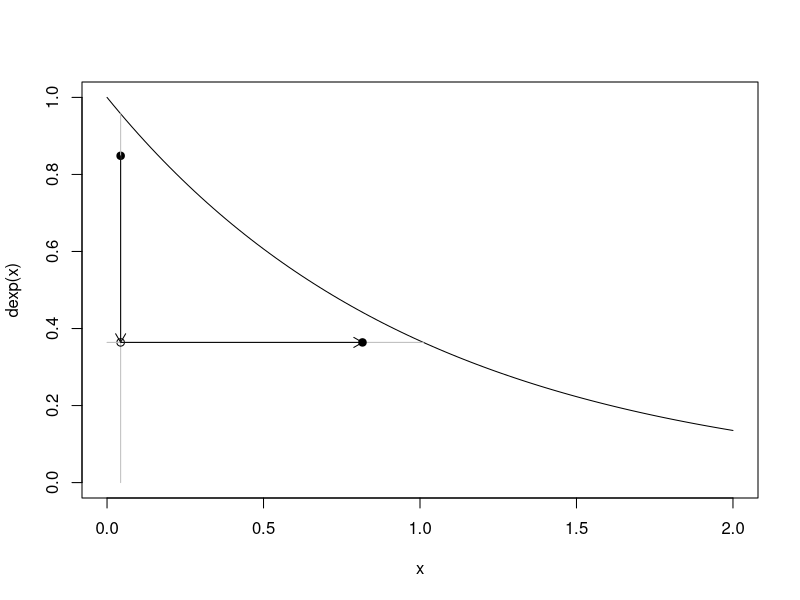
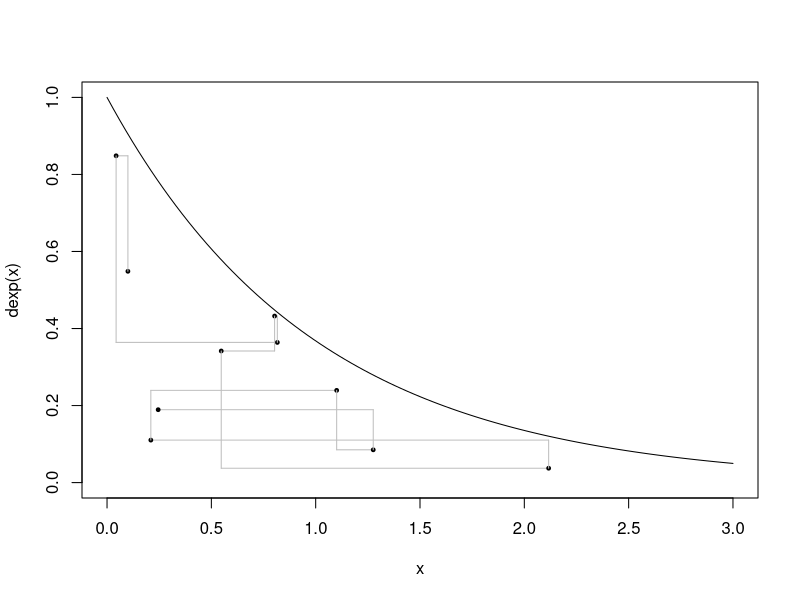
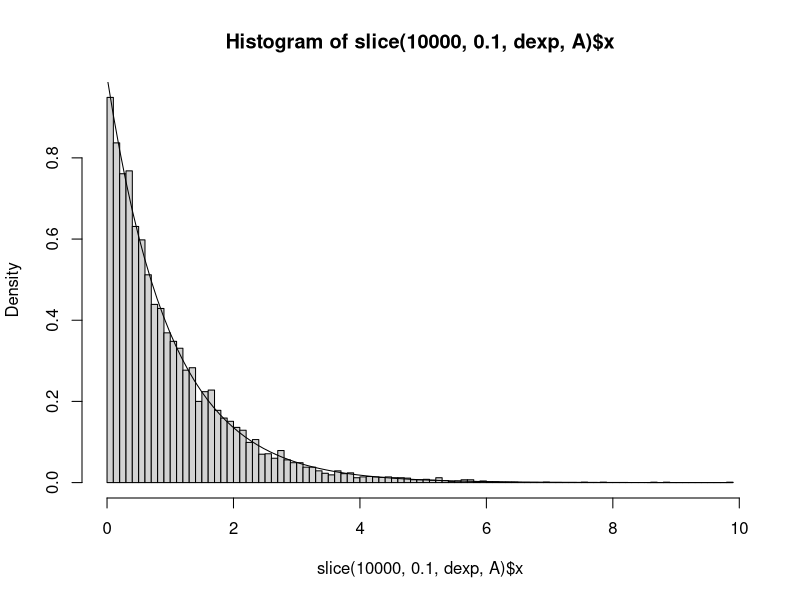
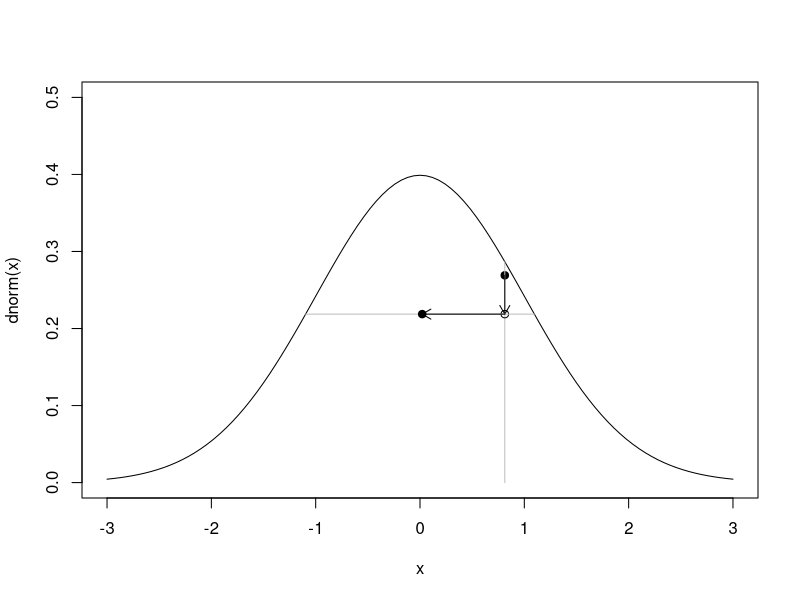
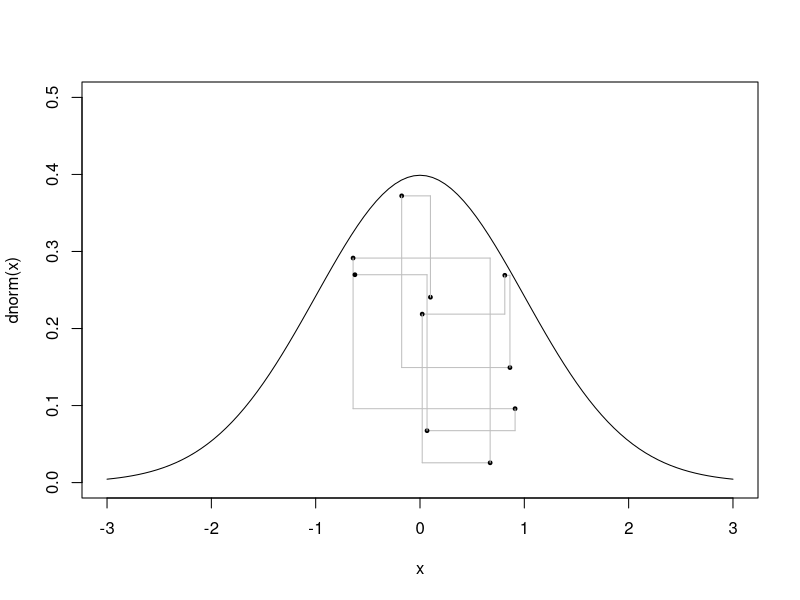
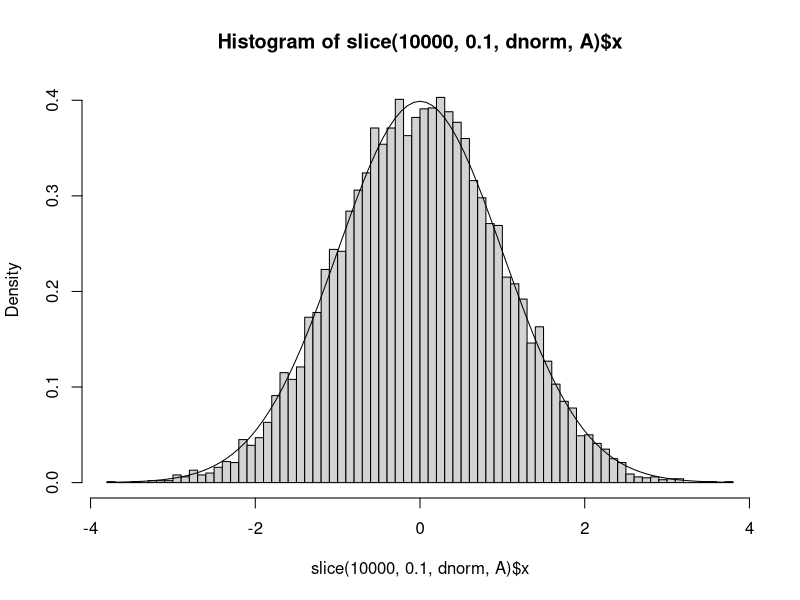
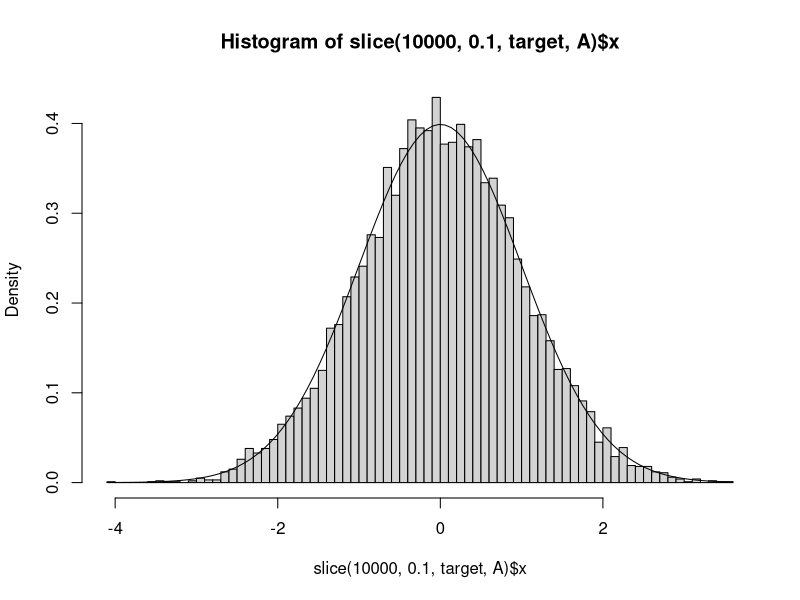
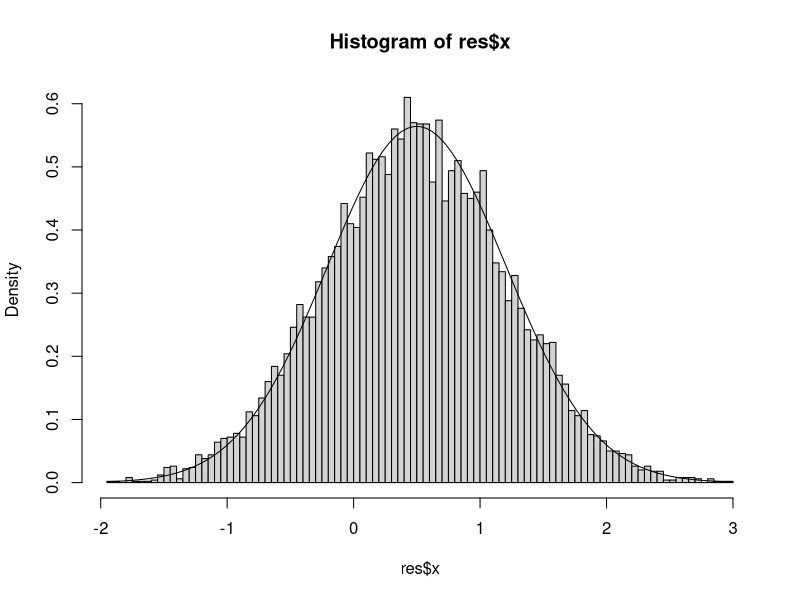

R code for these plots, in order:
## ---- chunk 1
# Slice sampler
slice = function(n,init_x,target,A) {
  u = x = rep(NA,n)
  x[1] = init_x
  u[1] = runif(1,0,target(x[1])) # This never actually gets used

  for (i in 2:n) {
    u[i] = runif(1,0,target(x[i-1]))
    endpoints = A(u[i],x[i-1]) # The second argument is used in the second example
    x[i] = runif(1, endpoints[1],endpoints[2])
  }
  return(list(x=x,u=u))
}
## ---- chunk 2
# Exponential example
set.seed(6)
A = function(u,x=NA) c(0,-log(u))
res = slice(10, 0.1, dexp, A)
x = res$x
u = res$u
## ---- chunk 3
i = 2
curve(dexp,0,2,ylim=c(0,1))
points(x[i],u[i],pch=19)
segments(x[i], 0, x[i], dexp(x[i]), col="gray")
arrows(x[i], u[i], x[i], u[i+1], length=0.1)
points(x[i],u[i+1])
segments(A(u[i+1])[1],u[i+1],A(u[i+1])[2],u[i+1],col="gray")
arrows(x[i], u[i+1], x[i+1], u[i+1], length=0.1)
points(x[i+1],u[i+1],pch=19)
# This code was used step-by-step in class.
## ---- chunk 4
# Nine steps
curve(dexp,0,3,ylim=c(0,1))
for (i in 1:9) {
  points(x[i],u[i],pch=19, cex=0.5)
  segments(x[i], u[i], x[i], u[i+1], col="gray")
  segments(x[i], u[i+1], x[i+1], u[i+1], col="gray")
}
points(x[i+1],u[i+1],pch=19, cex=0.5)
## ---- chunk 5
hist(slice(1e4, 0.1, dexp, A)$x, freq=F, 100)
curve(dexp, add=TRUE)
## ---- chunk 6
A = function(u,xx) {
  c(uniroot(function(x) dnorm(x)-u, c(-10^10,xx))$root, 
    uniroot(function(x) dnorm(x)-u, c(xx, 10^10))$root)
}
## ---- chunk 7
set.seed(6)
res = slice(10, 0.1, dnorm, A)
x = res$x
u = res$u
## ---- chunk 8
# One step
i = 4
curve(dnorm,-3,3,ylim=c(0,0.5))
points(x[i],u[i],pch=19)
segments(x[i], 0, x[i], dnorm(x[i]), col="gray")
arrows(x[i], u[i], x[i], u[i+1], length=0.1)
points(x[i],u[i+1])
segments(A(u[i+1],x[i])[1],u[i+1],A(u[i+1],x[i])[2],u[i+1],col="gray")
arrows(x[i], u[i+1], x[i+1], u[i+1], length=0.1)
points(x[i+1],u[i+1],pch=19)
## ---- chunk 9
# Nine steps
curve(dnorm,-3,3,ylim=c(0,0.5))
for (i in 1:9) {
  points(x[i],u[i],pch=19, cex=0.5)
  segments(x[i], u[i], x[i], u[i+1], col="gray")
  segments(x[i], u[i+1], x[i+1], u[i+1], col="gray")
}
points(x[i+1],u[i+1],pch=19, cex=0.5)
## ---- chunk 10
hist(slice(1e4, 0.1, dnorm, A)$x, freq=F, 100)
curve(dnorm, add=TRUE)
## ---- chunk 11
####
# Standard normal with unnormalized density
set.seed(6)
target = function(x) exp(-x^2/2) # The normalizing factor is 1/sqrt(2pi)
A = function(u,x) {
  x = sqrt(-2*log(u))
  return(c(-x,x))
}

hist(slice(1e4, 0.1, target, A)$x, freq=F, 100)
curve(dnorm, add=TRUE)
## ---- chunk 12
# Slice sampler that learns endpoints
slice2 = function(n,init_x,like,qprior) {
  u = x = rep(NA,n)
  x[1] = init_x
  u[1] = runif(1,0, like(x[1]))

  for (i in 2:n) {
    u[i] = runif(1,0, like(x[i-1]))
    success = FALSE
    endpoints = 0:1
    while (!success) {
      up = runif(1, endpoints[1], endpoints[2])
      x[i] = qprior(up)
      if (u[i]<like(x[i])) {
        success=TRUE
      } else
      {
        # Updated endpoints when proposed value is rejected
        if (x[i]>x[i-1]) endpoints[2] = up
        if (x[i]<x[i-1]) endpoints[1] = up
      }
    }
    
  }
  return(list(x=x,u=u))
}
## ---- chunk 13
res = slice2(1e4, 0.1, function(x) dnorm(x,1), qnorm)

hist(res$x,freq=F,100)
curve(dnorm(x,0.5,sqrt(1/2)), add=TRUE)
